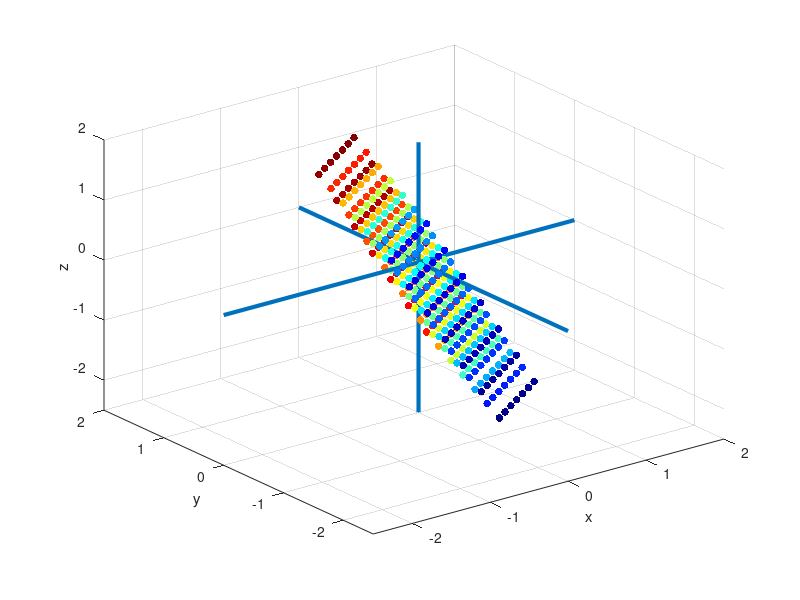

The MATLAB script that drew this image: (Note: this script raises an error after producing the figure.)
clear; close all; clc;

% A = [1,2,3; 1,2,1;3,5,4];
% A = [1 2 3;2,1,4;3,4,1]; % shear
% A = [1,0,0;0,2,0;0,0,3]; % scaling
% A = [0,1,0; 1,0,0; 0,0,1] % xy permutation
% A = [1,0,0; 0,0,1; 0,1,0] % yz permutation
% A = [0,0,1; 0,1,0; 1,0,0] % xz permutation
% angle = pi/4; A = [1,0,0;0,cos(angle),-sin(angle);0,sin(angle),cos(angle)]; % rotation around x
% A=[1,0,0;0,1,0;0,0,0]; % projection on xy plane
vector1 = [-1,2,1]'; vector2 = [1,1,1]'; A = [vector1/norm(vector1) vector2/norm(vector2)]*[vector1/norm(vector1) vector2/norm(vector2)]'; % projection onto a plane defined with vectors 1 & 2

%% animation with dots
[X,Y,Z] = ndgrid(-1:0.3:1);
n_steps = 100;
n_cam=50;
step_mtx = eye(3);
newXYZ=A*[X(:), Y(:), Z(:)]';
xyz_min=min(min(min([newXYZ(:),newXYZ(:),newXYZ(:)]')))*1.5;
xyz_max=max(max(max([newXYZ(:),newXYZ(:),newXYZ(:)]')))*1.5;
LIMS = [xyz_min, xyz_max];

dot_colors = jet(length(X(:)));

figure(2)
scatter3(X(:),Y(:),Z(:),30,dot_colors,'filled');
xlim(LIMS); ylim(LIMS); zlim(LIMS);
% axis off
grid on;
hold on;
line([xyz_min, xyz_max], [0,0], [0,0],'linewidth',3)
line([0,0], [xyz_min, xyz_max], [0,0],'linewidth',3)
line([0,0], [0,0], [xyz_min, xyz_max],'linewidth',3)
xlabel('x'); ylabel('y'); zlabel('z')
hold off;
pause;
for i_steps = 1:n_steps+n_cam
    step_mtx = (A-eye(3))/n_steps*i_steps;
    
    new_xyz = (eye(3)+step_mtx)*[X(:), Y(:), Z(:)]';
    scatter3(new_xyz(1,:), new_xyz(2,:), new_xyz(3,:),30,dot_colors,'filled');
    grid on; hold on;
    line([xyz_min, xyz_max], [0,0], [0,0],'linewidth',3)
    line([0,0], [xyz_min, xyz_max], [0,0],'linewidth',3)
    line([0,0], [0,0], [xyz_min, xyz_max],'linewidth',3)
    hold off;
    xlim(LIMS); ylim(LIMS); zlim(LIMS);
    xlabel('x'); ylabel('y'); zlabel('z')
    if i_steps>n_steps
        az=-37.5+360*(i_steps-n_steps)/n_cam;
        el=30;
        view(az,el)
    end
    F(i_steps)=getframe(gcf);

    
    pause(0.01);
end

% create the video writer with 1 fps
writerObj = VideoWriter('nonlinear_transform3.avi');
writerObj.FrameRate = 30;
% set the seconds per image
% open the video writer
open(writerObj);
% write the frames to the video
for i=1:length(F)
    % convert the image to a frame
    frame = F(i) ;
    writeVideo(writerObj, frame);
end
% close the writer object
close(writerObj);



%% SVD
[U,S,V] = svd(A);
hold on;
for i = 1:3
    mArrow3([0,0,0],[U(1,i)*S(i,i),U(2,i)*S(i,i),U(3,i)*S(i,i)],'color','b');
    hold on;
end

for i = 1:3
    mArrow3([0,0,0],[V(1,i),V(2,i),V(3,i)],'color','g');
end

